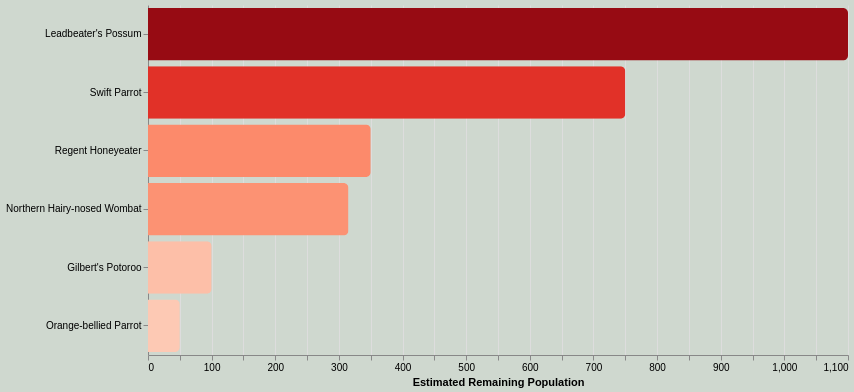

Here is the Vega-Lite specification saved for this chart:
### Vega-Lite specification from a JSON file in a GitHub repository (floating-point values rounded to 4 significant figures)
{"$schema": "https://vega.github.io/schema/vega-lite/v5.json", "width": 700, "height": 350, "data": {"values": [{"species": "Orange-bellied Parrot", "population": 50}, {"species": "Northern Hairy-nosed Wombat", "population": 315}, {"species": "Leadbeater's Possum", "population": 1100}, {"species": "Regent Honeyeater", "population": 350}, {"species": "Swift Parrot", "population": 750}, {"species": "Gilbert's Potoroo", "population": 100}]}, "mark": {"type": "bar", "cornerRadiusEnd": 5}, "encoding": {"y": {"field": "species", "type": "nominal", "sort": "-x", "title": null}, "x": {"field": "population", "type": "quantitative", "title": "Estimated Remaining Population"}, "color": {"field": "population", "type": "quantitative", "scale": {"scheme": "reds"}, "legend": null}, "tooltip": [{"field": "species"}, {"field": "population"}]}, "config": {"background": "#cfd8cf", "view": {"stroke": null}}}
